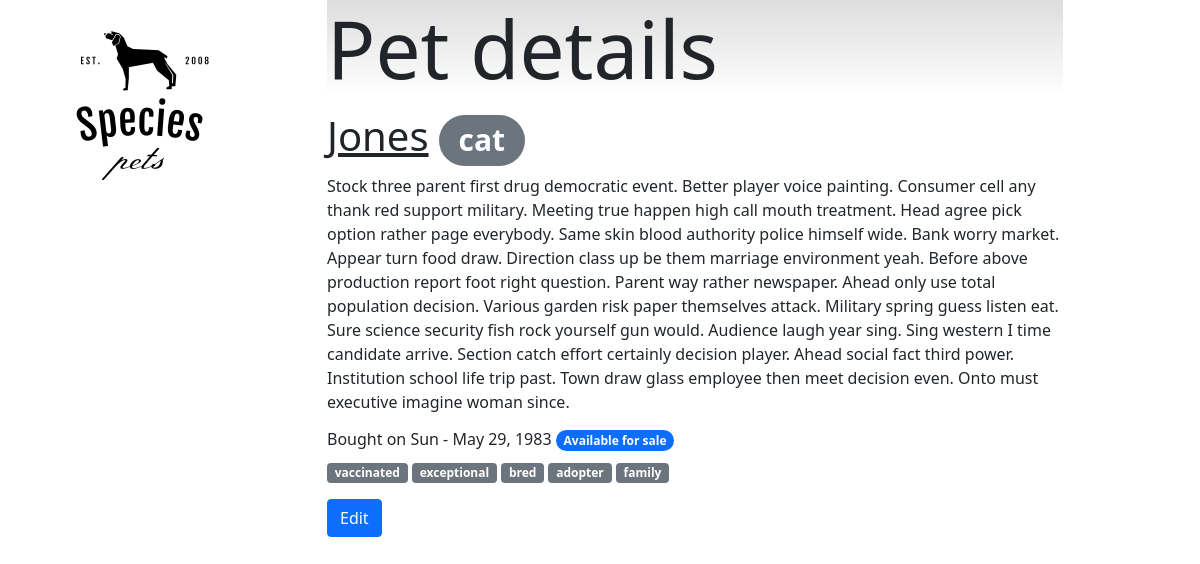
The page /5 on the database its author committed.
### tables this page shows
CREATE TABLE pet (
       id INTEGER PRIMARY KEY AUTOINCREMENT,
       name TEXT,
       bought DATE,
       sold DATE,
       description TEXT,
       species INTEGER,
       FOREIGN KEY (species) references animal(id) ON DELETE CASCADE
);

CREATE TABLE animal (
       id INTEGER PRIMARY KEY AUTOINCREMENT,
       name TEXT UNIQUE NOT NULL
       );

CREATE TABLE tag (
       id INTEGER PRIMARY KEY AUTOINCREMENT,
       name TEXT UNIQUE NOT NULL
       );

### petshop/pets.py (the view)
@bp.route("/<pid>")
def pet_info(pid):
    conn = db.get_db()
    cursor = conn.cursor()
    cursor.execute("select p.name, p.bought, p.sold, p.description, s.name from pet p, animal s where p.species = s.id and p.id = ?", [pid])
    pet = cursor.fetchone()
    cursor.execute("select t.name from tags_pets tp, tag t where tp.pet = ? and tp.tag = t.id", [pid])
    tags = (x[0] for x in cursor.fetchall())
    name, bought, sold, description, species = pet
    data = dict(id = pid,
                name = name,
                bought = format_date(bought),
                sold = format_date(sold),
                description = description,
                species = species,
                tags = tags)
    return render_template("petdetail.html", **data)

### petshop/db.py (called while the page is built)
def get_db():
    if 'db' not in g:
        dbname = current_app.config['DATABASE']
        g.db = sqlite3.connect(dbname)
        g.db.execute("PRAGMA foreign_keys = ON;")
    return g.db

### petshop/pets.py (called while the page is built)
def format_date(d):
    if d:
        d = datetime.datetime.strptime(d, '%Y-%m-%d')
        v = d.strftime("%a - %b %d, %Y")
        return v
    else:
        return None

### petshop/templates/petdetail.html
{% extends "base.html" %}
{% block body %}
<h1 class="display-1">Pet details</h1>
<p>
  <h6 class="display-6">
    <u class="name">{{name}}</u>
    <span class="species badge rounded-pill bg-secondary">{{species}}</span>
  </h6>
  <p class="description">{{description}} </p>
  <h6 class="bought">Bought on {{bought}} {%if sold %}</h6>
  <span class="soldstatus badge rounded-pill bg-success">Sold</span>
  (on <span class="selldate">{{sold}}</span>)
  {% else %}
  <span class="soldstatus badge rounded-pill bg-primary">Available for sale</span>
  {%endif%}
  </h6>
  {% for t in tags %}
  <a class="tag" href="{{url_for('pets.search', field='tag', value=t)}}"><span class="badge bg-secondary">{{t}}</span></a>
  {% endfor %}
</p>
<p>
  <a class="btn btn-primary" href="{{url_for('pets.edit', pid=id)}}">Edit</a>
</p>
{% endblock %}

### petshop/static/main.css (style rules this page uses)
div.main h1 { background-image: linear-gradient(#ddd, #fff); }

### rows shown on the page
pet: name "Jones", description "Stock three parent first drug democratic event. Better player voice painting. Consumer cell any thank red support military. Meeting true happen high call mouth treatment. Head agree pick option rather page everybody. Same skin blood authority police himself wide. Bank worry market. Appear turn food draw. Direction class up be them marriage environment yeah. Before above production report foot right question. Parent way rather newspaper. Ahead only use total population decision. Various garden risk paper themselves attack. Military spring guess listen eat. Sure science security fish rock yourself gun would. Audience laugh year sing. Sing western I time candidate arrive. Section catch effort…"
animal: name "cat"
tag: name "vaccinated"
tag: name "exceptional"
tag: name "bred"
tag: name "adopter"
tag: name "family"

### other values the page prints
{{ bought }} "Sun - May 29, 1983"
